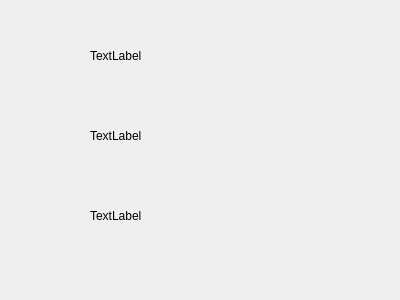
<?xml version="1.0" encoding="UTF-8"?>
<ui version="4.0">
 <class>Widget</class>
 <widget class="QWidget" name="Widget">
  <property name="geometry">
   <rect>
    <x>0</x>
    <y>0</y>
    <width>400</width>
    <height>300</height>
   </rect>
  </property>
  <property name="windowTitle">
   <string>Widget</string>
  </property>
  <widget class="QLabel" name="label">
   <property name="geometry">
    <rect>
     <x>90</x>
     <y>40</y>
     <width>111</width>
     <height>31</height>
    </rect>
   </property>
   <property name="text">
    <string>TextLabel</string>
   </property>
   <property name="scaledContents">
    <bool>true</bool>
   </property>
  </widget>
  <widget class="QLabel" name="label_2">
   <property name="geometry">
    <rect>
     <x>90</x>
     <y>110</y>
     <width>141</width>
     <height>51</height>
    </rect>
   </property>
   <property name="text">
    <string>TextLabel</string>
   </property>
   <property name="scaledContents">
    <bool>true</bool>
   </property>
  </widget>
  <widget class="QLabel" name="label_3">
   <property name="geometry">
    <rect>
     <x>90</x>
     <y>180</y>
     <width>161</width>
     <height>71</height>
    </rect>
   </property>
   <property name="text">
    <string>TextLabel</string>
   </property>
   <property name="scaledContents">
    <bool>true</bool>
   </property>
  </widget>
 </widget>
 <layoutdefault spacing="6" margin="11"/>
 <resources/>
 <connections/>
</ui>
